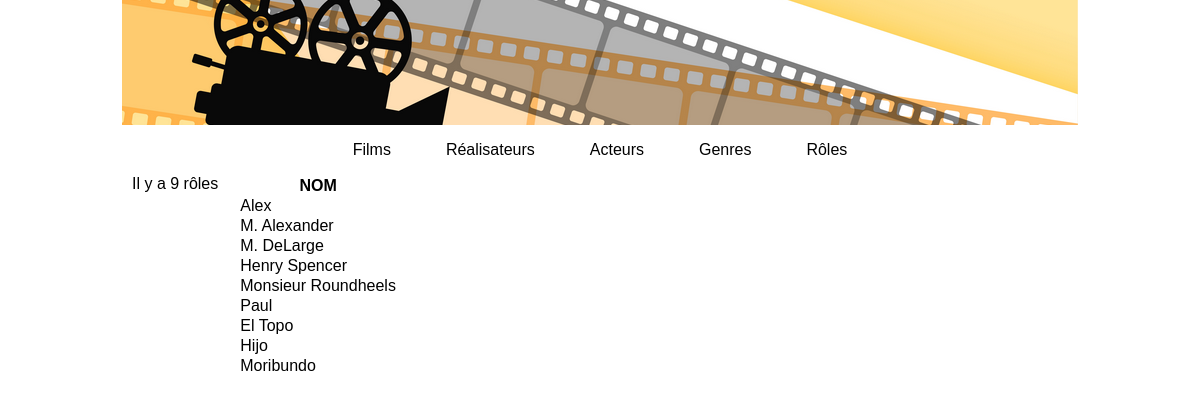
/index.php?action=listRoles, run on the app's committed database.
### controller/CinemaController.php (called while the page is built, shortened)
<?php
class CinemaController
{
    public function connectToBDD()
    {
        return Connect::seConnecter();
    }
    public function listRoles()
    {
        $requete = $this->connectToBDD()->query("
        SELECT *
        FROM rôle
        ");
        require "view/listRoles.php";
    }
}

### model/Connect.php (called while the page is built, shortened)
<?php
abstract class Connect
{
    public static function seConnecter()
    {
        try
        {
            return new \PDO("mysql:host=" . self::HOST . ";dbname=" . self::DB . ";charset=utf8", self::USER, self::PASS);
        }
        catch (\PDOException $ex)
        {
            return $ex->getMessage();
        }
    }
}

### view/listRoles.php (the view, shortened to what this page needs)
<p></p>Il y a <?= $requete->rowCount() ?> rôles</p>
<table>
    <thead>
        <tr>
            <th>NOM</th>
        </tr>
    </thead>
    <tbody>
        <?php
            foreach($requete->fetchALL() as $role)
            {
                ?>
                <tr>
                    <td><?= $role["nom_rôle"] ?></td>
                </tr>
            <?php } ?>
    </tbody>
</table>
<?php
require "view/template.php";

### public/css/style.css (style rules this page uses)
* { margin:0px; padding:0px; box-sizing: border-box; font-family: sans-serif; }

### data on the page
rôle: nom_rôle "Alex"
rôle: nom_rôle "M. Alexander"
rôle: nom_rôle "M. DeLarge"
rôle: nom_rôle "Henry Spencer"
rôle: nom_rôle "Monsieur Roundheels"
rôle: nom_rôle "Paul"
rôle: nom_rôle "El Topo"
rôle: nom_rôle "Hijo"
rôle: nom_rôle "Moribundo"

### other printed values
$requete->rowCount() "9"
